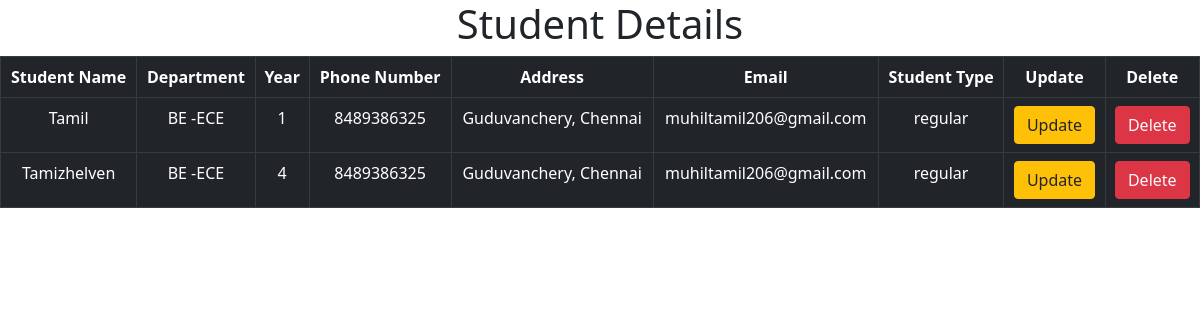
/studentApp/info/, run on the app's committed database.
### studentApp/models.py (models this page shows, shortened)
class StudentModel(models.Model):
    studentName = models.CharField(max_length=150)
    studentDepartment = models.CharField(max_length=150)
    studentYear = models.IntegerField()
    phoneNumber = models.IntegerField()
    address = models.CharField(max_length=500)
    emailAddress = models.EmailField()
    studentType = models.CharField(max_length=150)

### studentApp/views.py (the view)
# urls.py: path('info/', views.studentInfo, name="Information"),
def studentInfo(request):
    student = StudentModel.objects.all()
    return render(request, template_name="studentApp/studentTable.html", context={"student": student})

### template/studentApp/studentTable.html (shortened to what this page needs)
<!DOCTYPE html>
<html lang="en">
<head>
<link href="https://cdn.jsdelivr.net/npm/bootstrap@5.0.2/dist/css/bootstrap.min.css" rel="stylesheet">
</head>
<body>
<h1 class="text-center">Student Details</h1>
<table class="table table-bordered table-dark text-center table-hover p-5">
<thead>
<tr>
<th>Student Name</th>
<th>Department</th>
<th>Year</th>
<th>Phone Number</th>
<th>Address</th>
<th>Email</th>
<th>Student Type</th>
<th>Update</th>
<th>Delete</th>
</tr>
</thead>
<tbody>
{% for value in student %}
<tr>
<td>{{ value.studentName }}</td>
<td>{{ value.studentDepartment }}</td>
<td>{{ value.studentYear }}</td>
<td>{{ value.phoneNumber }}</td>
<td>{{ value.address }}</td>
<td>{{ value.emailAddress }}</td>
<td>{{ value.studentType }}</td>
<td>
<button class="btn btn-warning">
<a href="{% url 'valueUpdate' value.id %}" class="text-dark text-decoration-none">
Update
</a>
</button>
</td>
<td>
<button class="btn btn-danger">
<a href="{% url 'valueDelete' value.id %}" class="text-light text-decoration-none">
Delete
</a>
</button>
</td>
</tr>
{% endfor %}
</tbody>
</table>
</body>
</html>

### data on the page
StudentModel: studentName "Tamil", studentDepartment "BE -ECE", studentYear "1", phoneNumber "8489386325", address "Guduvanchery, Chennai", emailAddress "muhiltamil206@gmail.com", studentType "regular"
StudentModel: studentName "Tamizhelven", studentDepartment "BE -ECE", studentYear "4", phoneNumber "8489386325", address "Guduvanchery, Chennai", emailAddress "muhiltamil206@gmail.com", studentType "regular"
